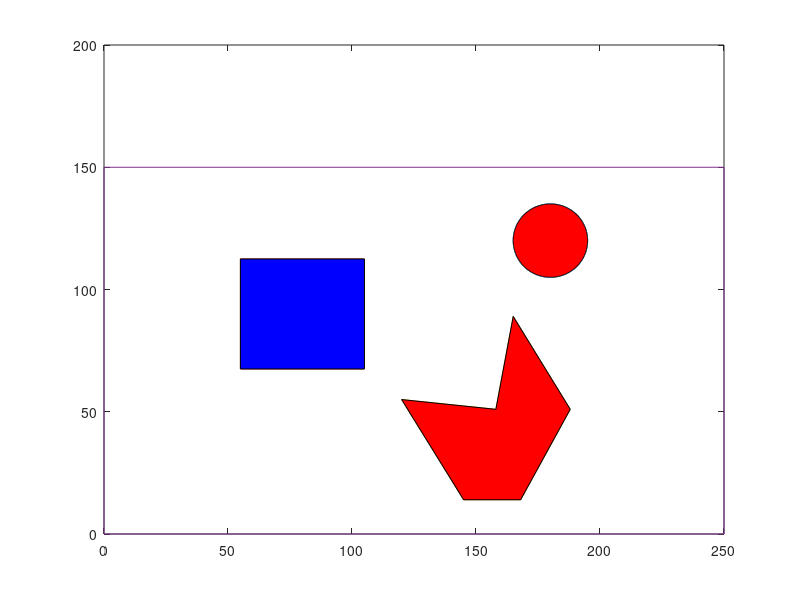

MATLAB code for this plot: (Note: this script raises an error after producing the figure.)
tic 
clear all;
%% Define all the obstacles areawise
%plot circle 
xcentre=180;
ycentre = 120;
t = 0:0.01:2*pi;        
x = 15*cos(t)+ xcentre;
y = 15*sin(t) + ycentre;
drawnow
plot(x,y), hold on
fill(x,y,'r');

%%plot two polygons 
xp1 = [ 55,105,105,55,55];
yp1 = [ 67.5,67.5,112.5,112.5,67.5] ;
drawnow
plot(xp1,yp1);
fill(xp1,yp1,'b');

xp2 = [145,168,188,165,158,120,145];
yp2 = [14,14,51,89,51,55,14];
drawnow
plot(xp2,yp2);
fill(xp2,yp2,'r');

xp3 = [0 ,250, 250, 0 ,0];
yp3 = [0 ,0, 150 ,150 ,0];
drawnow
plot(xp3,yp3);
alpha(0.3);
% hold off

%% Get Start and Target points 

% start_node = [xg,yg];
% target_node = [xt,yt];
[start_node,target_node] = Takeinput_fromuser();
% start_node =[54,68];

%% %% Check if user input points are inside obstacles or in workspace
[inside_obstacle, onobstacle_boundary] = obstacle_check(start_node);
if inside_obstacle || onobstacle_boundary
     say = 'Starting point is not in Free workspace';
     disp(say)
     return
end

[inside_obstacle,onobstacle_boundary] = obstacle_check(target_node);
if inside_obstacle || onobstacle_boundary
    
     say = 'Target point is not in workspace, cannot be reached' ;
     disp(say)
     return
     
end

drawnow
plot(start_node(1),start_node(2),'*');
plot(start_node(1),start_node(2),'--gs',...
    'LineWidth',2,...
    'MarkerSize',10,...
    'MarkerEdgeColor','b');

% target_node =[106,120];
drawnow
plot(target_node(1),target_node(2),'*');
plot(target_node(1),target_node(2),'--gs',...
    'LineWidth',2,...
    'MarkerSize',10,...
    'MarkerEdgeColor','g' );


%% Intializing nodes
Node = [];%saves unique nodes, visited nodes 
NodeInfo = [];% NodeInfor = [N,ParentNodeNumber,costtocome];
NodeInfo(:,:,1)=[1,1,0];
CurrentNode= start_node;
Node(:,:,1) = CurrentNode; 
CurrentNodenumber=size(CurrentNode,3);
ParentNodeNumber =1 ;
costtocome= 0;
N = 1; % Number of visited Nodes
CurrentNode = Node(:,:,ParentNodeNumber);

%% USE BFS for Creating Nodes for all points until target is reached 
while ~isequal(CurrentNode,target_node)
    
% NodeInfo(:,:,N) = [N,ParentNodeNumber,costtocome];
 CurrentNode = Node(:,:,ParentNodeNumber);
%%  For Right

[NewNode,status] = moveright(CurrentNode);
    if (status == 1) 
        [inside_obstacle,onobstacle_boundary] = obstacle_check(NewNode);
            if ~(inside_obstacle || onobstacle_boundary)
                if ~(any(all(bsxfun(@eq,Node,NewNode))))
                    N=N+1; 
                    Node(:,:,N)=NewNode;
                    NodeInfo(:,:,N) = [N,ParentNodeNumber,costtocome];
                end
            end
    end
    
    %% For Up Right
[NewNode,status] = moveupright(CurrentNode);
    if (status == 1) 
        [inside_obstacle,onobstacle_boundary] = obstacle_check(NewNode);
            if ~(inside_obstacle || onobstacle_boundary)
                if ~(any(all(bsxfun(@eq,Node,NewNode))))
                    N=N+1; 
                    Node(:,:,N)=NewNode;
                    NodeInfo(:,:,N) = [N,ParentNodeNumber,costtocome];
                end
            end
    end
    
        %% For Up
[NewNode,status] = moveup(CurrentNode);
    if (status == 1) 
        [inside_obstacle, onobstacle_boundary] = obstacle_check(NewNode);
            if ~(inside_obstacle || onobstacle_boundary)
                if ~(any(all(bsxfun(@eq,Node,NewNode))))
                    N=N+1; 
                    Node(:,:,N)=NewNode;
                    NodeInfo(:,:,N) = [N,ParentNodeNumber,costtocome];
                end
            end
    end
        
         %% For Up Left
[NewNode,status] = moveupleft(CurrentNode);
    if (status == 1) 
        [inside_obstacle, onobstacle_boundary] = obstacle_check(NewNode);
            if ~(inside_obstacle || onobstacle_boundary)
                if ~(any(all(bsxfun(@eq,Node,NewNode))))
                    N=N+1; 
                    Node(:,:,N)=NewNode;
                    NodeInfo(:,:,N) = [N,ParentNodeNumber,costtocome];
                end
            end
    end

 %% For left
[NewNode,status] = moveleft(CurrentNode);
    if (status == 1) 
        [inside_obstacle, onobstacle_boundary] = obstacle_check(NewNode);
            if ~(inside_obstacle || onobstacle_boundary)
                if ~(any(all(bsxfun(@eq,Node,NewNode))))
                    N=N+1; 
                    Node(:,:,N)=NewNode;
                    NodeInfo(:,:,N) = [N,ParentNodeNumber,costtocome];
                end
            end
    end
    
     %% For Down Left 
[NewNode,status] = movedownleft(CurrentNode);
    if (status == 1) 
        [inside_obstacle,onobstacle_boundary] = obstacle_check(NewNode);
            if ~(inside_obstacle || onobstacle_boundary) 
                if ~(any(all(bsxfun(@eq,Node,NewNode))))
                    N=N+1; 
                    Node(:,:,N)=NewNode;
                    NodeInfo(:,:,N) = [N,ParentNodeNumber,costtocome];
                end
            end
    end

     %% For down
[NewNode,status] = movedown(CurrentNode);
    if (status == 1) 
        [inside_obstacle,onobstacle_boundary] = obstacle_check(NewNode);
            if ~(inside_obstacle || onobstacle_boundary)
                if ~(any(all(bsxfun(@eq,Node,NewNode))))
                    N=N+1; 
                    Node(:,:,N)=NewNode;
                    NodeInfo(:,:,N) = [N,ParentNodeNumber,costtocome];
                end
            end
    end
    
     %% For DownRight
[NewNode,status] = movedownright(CurrentNode);
    if (status == 1) 
        [inside_obstacle, onobstacle_boundary] = obstacle_check(NewNode);
            if ~(inside_obstacle || onobstacle_boundary)
                if ~(any(all(bsxfun(@eq,Node,NewNode))))
                    N=N+1; 
                    Node(:,:,N)=NewNode;
                    NodeInfo(:,:,N) = [N,ParentNodeNumber,costtocome];
                end
            end
    end
    
    ParentNodeNumber = ParentNodeNumber+1;
   
    
    
end
%% Backtracking the nodes to plot the optimal path found
ParentNodeNumber = ParentNodeNumber - 1;
i=2;path(:,:,1) = CurrentNode;
Number = ParentNodeNumber;
TrackInfo =[];
TrackInfo(:,:,1)= [1,Number];
 while  ~isequal(CurrentNode,start_node)
    
    
     P = NodeInfo(1,2,Number);
     CurrentNode = Node(:,:,P);
     path(:,:,i) = Node(:,:,P);
     Node(:,:,Number);
     TrackInfo(:,:,i)= [Number,P];
     Number = NodeInfo(1,2,P);
     i = i+1;
     Node(:,:,Number);

 end
 %% plot the optimal path
 for u = 1:i-1
 Pathx(u) = path(1,1,u);
 Pathy(u) = path(1,2,u);
 end
 
 plot(Pathx,Pathy,'linewidth',2);
 hold off
 toc
 
 